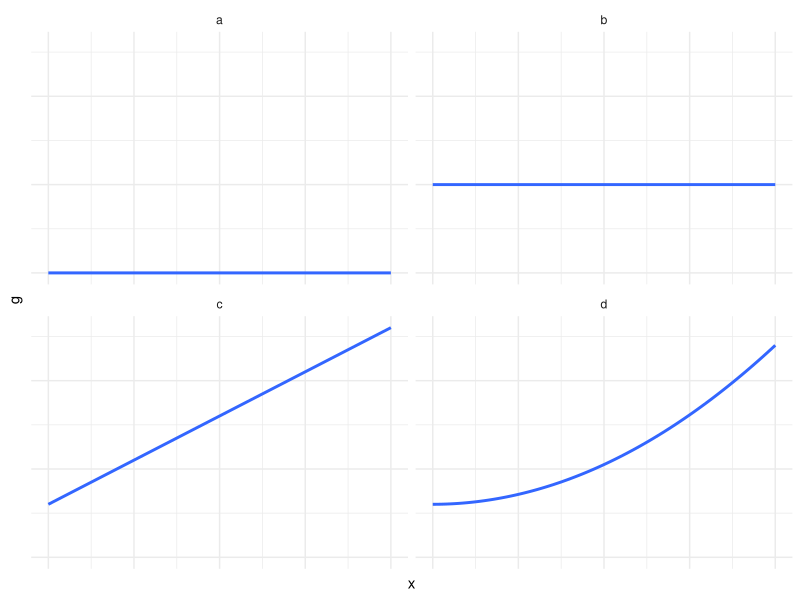
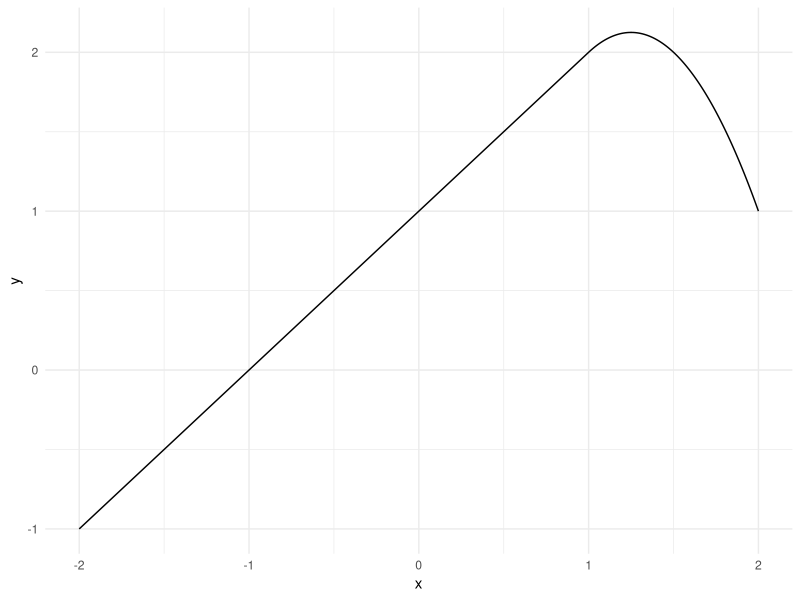
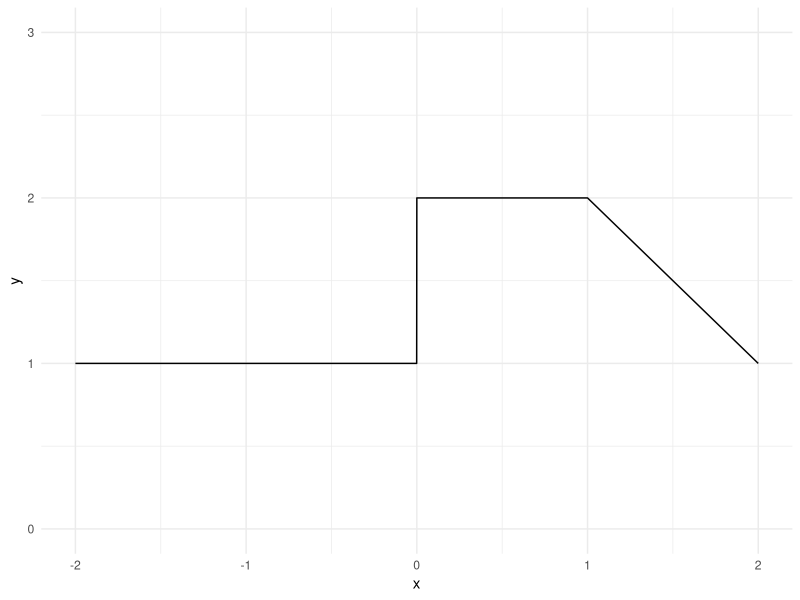

Source code (R) for these figures, in order:
## ---- chunk 1
knitr::opts_chunk$set(echo = FALSE)
library(ggplot2)
## ---- chunk 2
x <- rep(c(0:10), 4)
g <- c(rep(0, 11), rep(5, 11), 0:10 + 3, (seq(0,3, by = 3/10))^2 + 3)
z <- c(rep("a", 11), rep("b", 11), rep("c", 11), rep("d", 11))
dat <- data.frame(x = x, y = g, z = z)
ggplot(dat) +
  geom_smooth(aes(x = x, y = g), method = "loess", formula = y ~ x) +
  facet_wrap(vars(z)) +
  theme_minimal() +
  theme(axis.text = element_blank())
## ---- chunk 3
x <- seq(-2, 2, 0.001)
y <- 1 + x + ifelse(x >= 1, -2 * (x - 1)^2, 0)
dat <- data.frame(x = x, y = y)
ggplot(dat) +
  geom_path(aes(x = x, y = y)) +
  theme_minimal()
## ---- chunk 4
x <- seq(-2, 2, 0.001)
y <- 1 + 
  ifelse(x >= 0 & x <=2, 1, 0) - 
  ifelse(x >= 1 & x <= 2, x - 1, 0) +
  3 * (ifelse(x >= 3 & x <= 4, x - 3, 0) + 
         ifelse(x > 4 & x <= 5, 1, 0))
dat <- data.frame(x = x, y = y)
ggplot(dat) +
  geom_path(aes(x = x, y = y)) +
  scale_y_continuous(labels = function(x) round(x),
                     limits = c(0,3)) +
  theme_minimal()
